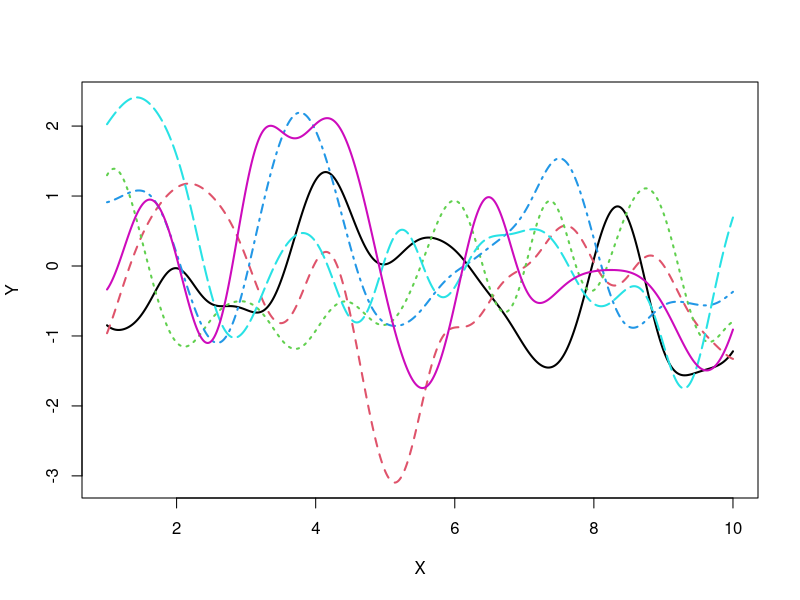
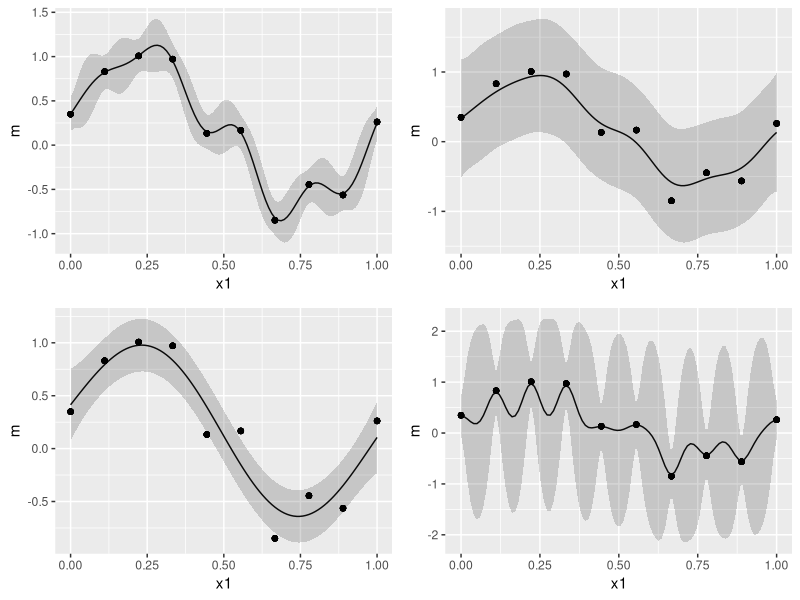
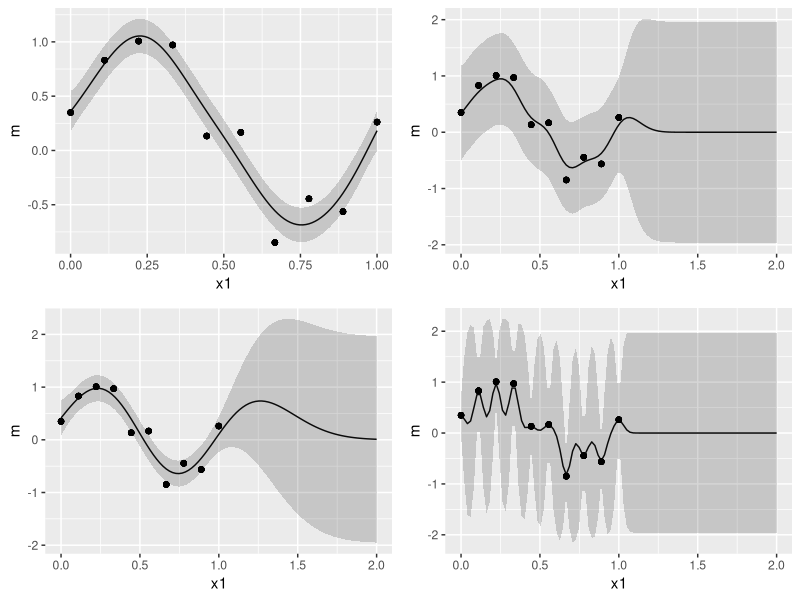

Generate these figures, in order, with R:
## ---- chunk 1
def.source.hook  <- knitr::knit_hooks$get("source")
knitr::knit_hooks$set(source = function(x, options) {
  x <- def.source.hook(x, options)
  x <- ifelse(!is.null(options$linestretch), 
              paste0("\\linespread{", options$linestretch,"}\n", x, "\n\n\\linespread{", lstr,"}"), 
              x)
  ifelse(!is.null(options$size), 
         paste0("\\", options$size,"\n\n", x, "\n\n \\normalsize"), 
         x)
})
knitr::opts_chunk$set(warning = FALSE)
knitr::opts_chunk$set(message = FALSE)
## ---- chunk 2
# Define Kernel function
Kernel_Mat <- function(X,sigma,beta){
  N <- NROW(X)
  K <- matrix(0,N,N)
  for (i in 1:N) {
    for (k in 1:N) {
      if(i==k) kdelta = 1 else kdelta = 0
      K[i,k] <- K[k,i] <- exp(-t(X[i,]-X[k,])%*%(X[i,]-X[k,])/(2*sigma^2)) + beta^{-1}*kdelta
    }
  }
  return(K)
}

N <- 10 # max value of X
M <- 1000 # sample size
X <- matrix(seq(1,N,length=M),M,1) # create X
testK <- Kernel_Mat(X,0.5,1e+18) # calc kernel matrix

library(MASS)

P <- 6 # num of sample path
Y <- matrix(0,M,P) # define Y

for(i in 1:P){
  Y[,i] <- mvrnorm(n=1,rep(0,M),testK) # sample Y
}

# Plot
matplot(x=X,y=Y,type = "l",lwd = 2)

## ---- chunk 3
library(ggplot2)
library(grid)

# 1.Gaussian Process Regression

# PRML's synthetic data set
curve_fitting <- data.frame(
  x=c(0.000000,0.111111,0.222222,0.333333,0.444444,0.555556,0.666667,0.777778,0.888889,1.000000),
  t=c(0.349486,0.830839,1.007332,0.971507,0.133066,0.166823,-0.848307,-0.445686,-0.563567,0.261502))

f <- function(beta, sigma, xmin, xmax, input, train) {
  kernel <- function(x1, x2) exp(-(x1-x2)^2/(2*sigma^2)); # define Kernel function
  K <- outer(input, input, kernel); # calc gram matrix
  C_N <- K + diag(length(input))/beta
  m <- function(x) (outer(x, input, kernel) %*% solve(C_N) %*% train) # coditiona mean 
  m_sig <- function(x)(kernel(x,x) - diag(outer(x, input, kernel) %*% solve(C_N) %*% t(outer(x, input, kernel)))) #conditional variance
  x <- seq(xmin,xmax,length=100)
  output <- ggplot(data.frame(x1=x,m=m(x),sig1=m(x)+1.96*sqrt(m_sig(x)),sig2=m(x)-1.96*sqrt(m_sig(x)),
                              tx=input,ty=train),
                   aes(x=x1,y=m)) + 
    geom_line() +
    geom_ribbon(aes(ymin=sig1,ymax=sig2),alpha=0.2) +
    geom_point(aes(x=tx,y=ty))
  return(output)
}

grid.newpage() # make a palet
pushViewport(viewport(layout=grid.layout(2, 2))) # divide the palet into 2 by 2
print(f(100,0.1,0,1,curve_fitting$x,curve_fitting$t), vp=viewport(layout.pos.row=1, layout.pos.col=1))
print(f(4,0.10,0,1,curve_fitting$x,curve_fitting$t), vp=viewport(layout.pos.row=1, layout.pos.col=2))
print(f(25,0.30,0,1,curve_fitting$x,curve_fitting$t), vp=viewport(layout.pos.row=2, layout.pos.col=1))
print(f(25,0.030,0,1,curve_fitting$x,curve_fitting$t), vp=viewport(layout.pos.row=2, layout.pos.col=2)) 
## ---- chunk 4
grid.newpage() # make a palet
pushViewport(viewport(layout=grid.layout(2, 2))) # divide the palet into 2 by 2
print(f(100,0.1,0,2,curve_fitting$x,curve_fitting$t), vp=viewport(layout.pos.row=1, layout.pos.col=1)) 
print(f(4,0.10,0,2,curve_fitting$x,curve_fitting$t), vp=viewport(layout.pos.row=1, layout.pos.col=2)) 
print(f(25,0.30,0,2,curve_fitting$x,curve_fitting$t), vp=viewport(layout.pos.row=2, layout.pos.col=1))
print(f(25,0.030,0,2,curve_fitting$x,curve_fitting$t), vp=viewport(layout.pos.row=2, layout.pos.col=2)) 

## ---- chunk 5

g <- function(xmin, xmax, input, train){
  # initial value
  beta = 100
  b = 1
  a = 1
  learning_rate = 0.1
  itermax <- 1000
  if (class(input) == "numeric"){
    N <- length(input)
  } else
  {
    N <- NROW(input)
  }
  kernel <- function(x1, x2) a*exp(-0.5*b*(x1-x2)^2); # define kernel
  derivative_a <- function(x1,x2) exp(-0.5*b*(x1-x2)^2)
  derivative_b <- function(x1,x2) -0.5*a*(x1-x2)^2*exp(-0.5*b*(x1-x2)^2)
  dloglik_a <- function(C_N,y,x1,x2) {
    -sum(diag(solve(C_N)%*%outer(input, input, derivative_a)))+t(y)%*%solve(C_N)%*%outer(input, input, derivative_a)%*%solve(C_N)%*%y 
  }
  dloglik_b <- function(C_N,y,x1,x2) {
    -sum(diag(solve(C_N)%*%outer(input, input, derivative_b)))+t(y)%*%solve(C_N)%*%outer(input, input, derivative_b)%*%solve(C_N)%*%y 
  }
  # loglikelihood function
  likelihood <- function(b,a,x,y){
    kernel <- function(x1, x2) a*exp(-0.5*b*(x1-x2)^2)
    K <- outer(x, x, kernel)
    C_N <- K + diag(N)/beta
    itermax <- 1000
    l <- -1/2*log(det(C_N)) - N/2*(2*pi) - 1/2*t(y)%*%solve(C_N)%*%y
    return(l)
  }
  K <- outer(input, input, kernel) 
  C_N <- K + diag(N)/beta
  for (i in 1:itermax){
    kernel <- function(x1, x2) a*exp(-b*(x1-x2)^2)
    derivative_b <- function(x1,x2) -0.5*a*(x1-x2)^2*exp(-0.5*b*(x1-x2)^2)
    dloglik_b <- function(C_N,y,x1,x2) {
      -sum(diag(solve(C_N)%*%outer(input, input, derivative_b)))+t(y)%*%solve(C_N)%*%outer(input, input, derivative_b)%*%solve(C_N)%*%y 
    }
    K <- outer(input, input, kernel) # calc gram matrix
    C_N <- K + diag(N)/beta
    l <- 0
    if(abs(l-likelihood(b,a,input,train))<0.0001&i>2){
      break
    }else{
      a <- as.numeric(a + learning_rate*dloglik_a(C_N,train,input,input))
      b <- as.numeric(b + learning_rate*dloglik_b(C_N,train,input,input))
    }
    l <- likelihood(b,a,input,train)
  }
  K <- outer(input, input, kernel)
  C_N <- K + diag(length(input))/beta
  m <- function(x) (outer(x, input, kernel) %*% solve(C_N) %*% train)  
  m_sig <- function(x)(kernel(x,x) - diag(outer(x, input, kernel) %*% solve(C_N) %*% t(outer(x, input, kernel))))
  x <- seq(xmin,xmax,length=100)
  output <- ggplot(data.frame(x1=x,m=m(x),sig1=m(x)+1.96*sqrt(m_sig(x)),sig2=m(x)-1.96*sqrt(m_sig(x)),
                              tx=input,ty=train),
                   aes(x=x1,y=m)) + 
    geom_line() +
    geom_ribbon(aes(ymin=sig1,ymax=sig2),alpha=0.2) +
    geom_point(aes(x=tx,y=ty))
  return(output)
}

print(g(0,1,curve_fitting$x,curve_fitting$t), vp=viewport(layout.pos.row=1, layout.pos.col=1))


